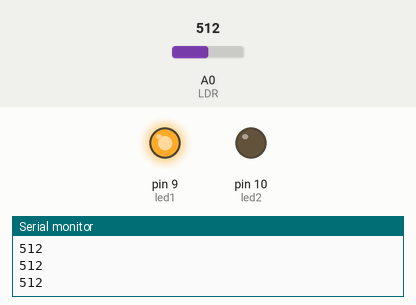
Simulated run of this sketch. Board: Arduino Uno, built with avr-gcc and run on an emulated ATmega328P. On the bench: output pins drawn as LEDs (lit = HIGH), the last lines printed to the serial monitor. The inputs (shaded band) are chosen by the test bench; at power-on: A0 (LDR) = 512.

Above: at 1.2 s.
1.3 s: A0 (LDR) set to 486
At 1.9 s:
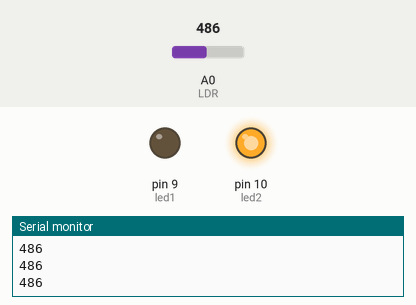
3.1 s: A0 (LDR) set to 510
At 4.6 s:
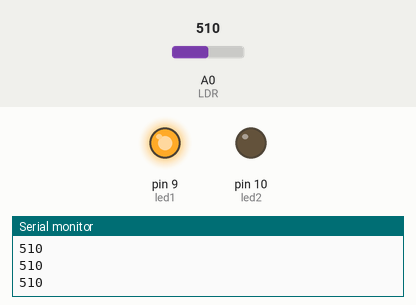
4.9 s: A0 (LDR) set to 490
At 6.0 s:
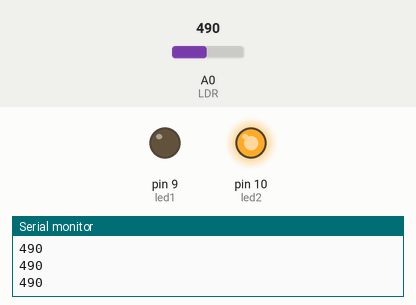
Timing chart, 0 to 7.9 s (numbered marks = the images above; inputs shaded):
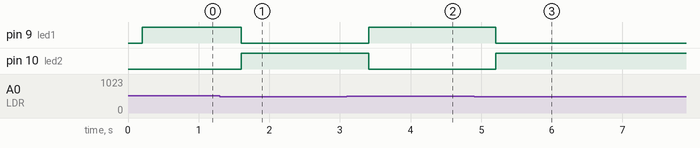

Measured:
- the behaviour switches between 501 and 500 on A0 (LDR) (found by bisection; images 0 and 1)
- after the input at 1.3 s, pin 9 (led1): HIGH → LOW after 0.30 s; pin 10 (led2): LOW → HIGH after 0.30 s
- after the input at 3.1 s, pin 9 (led1): LOW → HIGH after 0.31 s; pin 10 (led2): HIGH → LOW after 0.31 s
- after the input at 4.9 s, pin 9 (led1): HIGH → LOW after 0.31 s; pin 10 (led2): LOW → HIGH after 0.31 s

The sketch:

LDR_Medidor.ino
```cpp
int LDR = 0;  // Pin analógico A0
int intensidadLuz = 0;  // Variable donde se almacena lo que lee el pin analógico
int led1 = 9;
int led2 = 10;
void setup() {
  Serial.begin(9600);
  pinMode(led1, OUTPUT);
  pinMode(led2, OUTPUT);

}

void loop() {
  intensidadLuz = analogRead(LDR);
  Serial.println(intensidadLuz);
  delay(200);
  if (intensidadLuz > 500) {
  digitalWrite(led1, HIGH);
  digitalWrite(led2, LOW);
  }
  else {
  digitalWrite(led1, LOW);
  digitalWrite(led2, HIGH);
  }


}
```
